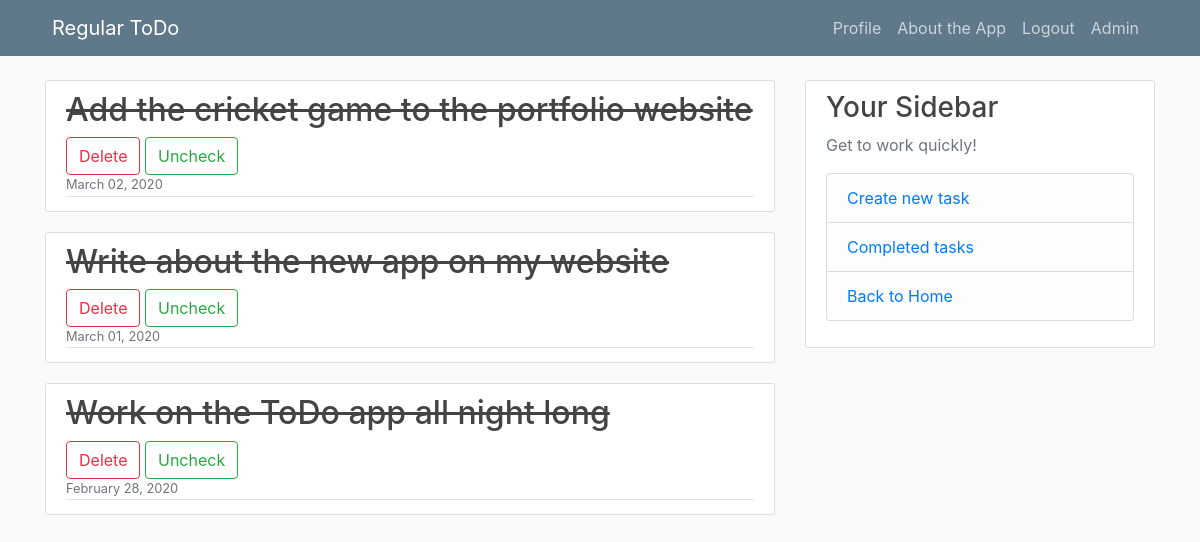
Page /todo/completed/ (signed in) on the earlier database version.
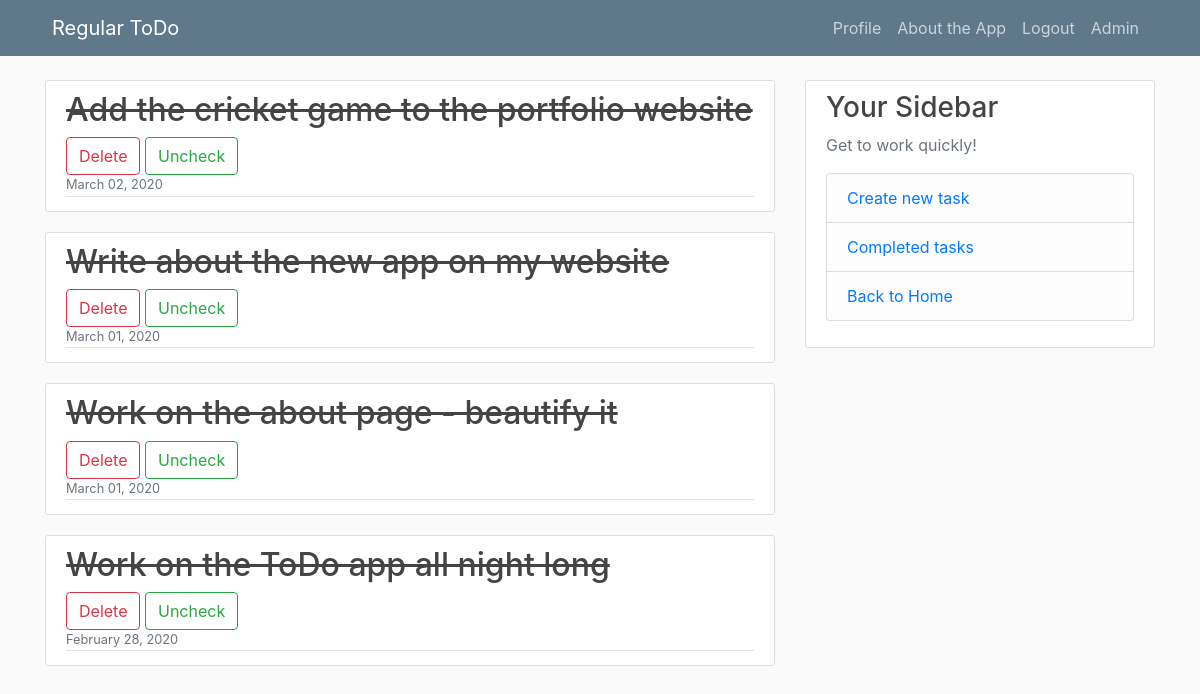
Same page on the later database version.
### ToDo/models.py (models this page shows, shortened)
class ToDo(models.Model):
    title = models.CharField(max_length=100)
    date_posted = models.DateTimeField(default=timezone.now)
    creator = models.ForeignKey(User, on_delete=models.CASCADE)
    is_checked = models.BooleanField(default=False)

### ToDo/views.py (the view)
# urls.py: path('todo/completed/', TodoCompletedView.as_view(), name="todo-completed"),
class TodoCompletedView(ListView):
    model = ToDo
    template_name = "ToDo/completed.html"
    context_object_name = "todos"
    ordering = ["-date_posted"]

### ToDo/templates/ToDo/completed.html
{% extends "ToDo/base.html" %}
{% block content %}
{% if user.is_authenticated %}
    {% for todo in todos %}
        {% if user.username|lower == todo.creator|lower and todo.is_checked %}
            <article class="media content-section">
                <div class="media-body">
                    <h2><a class="article-title"><s>{{ todo.title }}</s></a></h2>
                    <button onclick="location.href='{% url 'todo-delete' todo.pk %}'" class="btn btn-outline-danger" type="submit">Delete</button>
                    <button onclick="location.href='{% url 'todo-uncheck' todo.pk %}'" class="btn btn-outline-success" type="submit">Uncheck</button>
                    <br>
                    <div class="article-metadata">
                        <small class="text-muted">{{ todo.date_posted|date:"F d, Y" }}</small>
                    </div>
                </div>
            </article>
        {% endif %}
    {% endfor %}
{% endif %}
{% endblock content %}

Differences in the rows shown:
now on this page (row edited): ToDo: title "Work on the about page - beautify it", date_posted "March 01, 2020"
